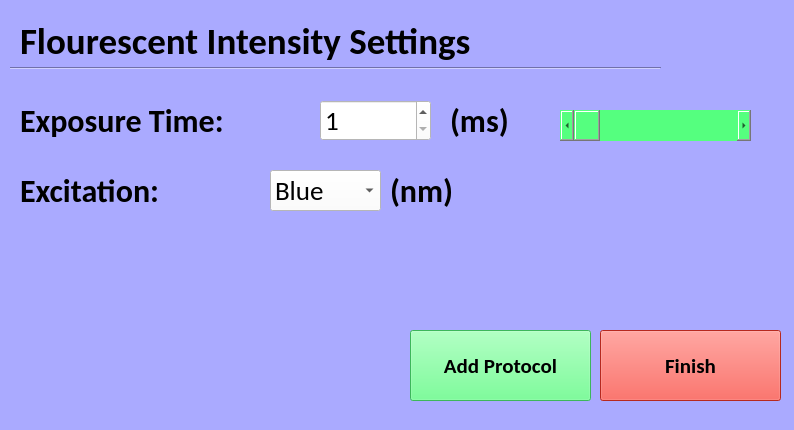
<?xml version="1.0" encoding="UTF-8"?>
<ui version="4.0">
 <class>Form</class>
 <widget class="QWidget" name="Form">
  <property name="geometry">
   <rect>
    <x>0</x>
    <y>0</y>
    <width>794</width>
    <height>430</height>
   </rect>
  </property>
  <property name="windowTitle">
   <string>Form</string>
  </property>
  <property name="styleSheet">
   <string notr="true">background-color: rgb(170, 170, 255);</string>
  </property>
  <widget class="Line" name="line">
   <property name="geometry">
    <rect>
     <x>10</x>
     <y>60</y>
     <width>651</width>
     <height>16</height>
    </rect>
   </property>
   <property name="orientation">
    <enum>Qt::Horizontal</enum>
   </property>
  </widget>
  <widget class="QLabel" name="label">
   <property name="geometry">
    <rect>
     <x>20</x>
     <y>20</y>
     <width>751</width>
     <height>41</height>
    </rect>
   </property>
   <property name="font">
    <font>
     <family>Calibri</family>
     <pointsize>28</pointsize>
     <weight>75</weight>
     <bold>true</bold>
    </font>
   </property>
   <property name="text">
    <string>Flourescent Intensity Settings </string>
   </property>
  </widget>
  <widget class="QSpinBox" name="exposureTimeSpinBox">
   <property name="geometry">
    <rect>
     <x>320</x>
     <y>100</y>
     <width>111</width>
     <height>41</height>
    </rect>
   </property>
   <property name="font">
    <font>
     <family>Calibri</family>
     <pointsize>20</pointsize>
    </font>
   </property>
   <property name="styleSheet">
    <string notr="true">background-color: rgb(255, 255, 255);</string>
   </property>
   <property name="minimum">
    <number>1</number>
   </property>
   <property name="maximum">
    <number>6500</number>
   </property>
  </widget>
  <widget class="QLabel" name="label_2">
   <property name="geometry">
    <rect>
     <x>20</x>
     <y>100</y>
     <width>391</width>
     <height>41</height>
    </rect>
   </property>
   <property name="font">
    <font>
     <family>Calibri</family>
     <pointsize>24</pointsize>
     <weight>75</weight>
     <bold>true</bold>
    </font>
   </property>
   <property name="text">
    <string>Exposure Time:</string>
   </property>
  </widget>
  <widget class="QLabel" name="label_3">
   <property name="geometry">
    <rect>
     <x>450</x>
     <y>100</y>
     <width>71</width>
     <height>41</height>
    </rect>
   </property>
   <property name="font">
    <font>
     <family>Calibri</family>
     <pointsize>24</pointsize>
     <weight>75</weight>
     <bold>true</bold>
    </font>
   </property>
   <property name="text">
    <string>(ms)</string>
   </property>
  </widget>
  <widget class="QLabel" name="label_4">
   <property name="geometry">
    <rect>
     <x>20</x>
     <y>170</y>
     <width>571</width>
     <height>41</height>
    </rect>
   </property>
   <property name="font">
    <font>
     <family>Calibri</family>
     <pointsize>24</pointsize>
     <weight>75</weight>
     <bold>true</bold>
    </font>
   </property>
   <property name="text">
    <string>Excitation:</string>
   </property>
  </widget>
  <widget class="QLabel" name="label_5">
   <property name="geometry">
    <rect>
     <x>390</x>
     <y>170</y>
     <width>131</width>
     <height>41</height>
    </rect>
   </property>
   <property name="font">
    <font>
     <family>Calibri</family>
     <pointsize>24</pointsize>
     <weight>75</weight>
     <bold>true</bold>
    </font>
   </property>
   <property name="text">
    <string>(nm)</string>
   </property>
  </widget>
  <widget class="QPushButton" name="finishButton">
   <property name="geometry">
    <rect>
     <x>600</x>
     <y>330</y>
     <width>181</width>
     <height>71</height>
    </rect>
   </property>
   <property name="font">
    <font>
     <family>Calibri</family>
     <pointsize>16</pointsize>
     <weight>75</weight>
     <bold>true</bold>
    </font>
   </property>
   <property name="styleSheet">
    <string notr="true">background-color: rgb(255, 57, 43);</string>
   </property>
   <property name="text">
    <string>Finish</string>
   </property>
  </widget>
  <widget class="QPushButton" name="addProtocolButton">
   <property name="geometry">
    <rect>
     <x>410</x>
     <y>330</y>
     <width>181</width>
     <height>71</height>
    </rect>
   </property>
   <property name="font">
    <font>
     <family>Calibri</family>
     <pointsize>16</pointsize>
     <weight>75</weight>
     <bold>true</bold>
    </font>
   </property>
   <property name="styleSheet">
    <string notr="true">background-color: rgb(85, 255, 127);</string>
   </property>
   <property name="text">
    <string>Add Protocol</string>
   </property>
  </widget>
  <widget class="QComboBox" name="excitationWavelengthComboBox">
   <property name="geometry">
    <rect>
     <x>270</x>
     <y>170</y>
     <width>111</width>
     <height>41</height>
    </rect>
   </property>
   <property name="font">
    <font>
     <family>Calibri</family>
     <pointsize>20</pointsize>
    </font>
   </property>
   <property name="styleSheet">
    <string notr="true">background-color: rgb(255, 255, 255);
selection-color: rgb(0, 0, 0);
selection-background-color: rgb(170, 255, 255);</string>
   </property>
   <item>
    <property name="text">
     <string>Blue</string>
    </property>
   </item>
   <item>
    <property name="text">
     <string>Green</string>
    </property>
   </item>
   <item>
    <property name="text">
     <string>Yellow</string>
    </property>
   </item>
  </widget>
  <widget class="QScrollBar" name="exposureTimeScrollBar">
   <property name="geometry">
    <rect>
     <x>560</x>
     <y>110</y>
     <width>191</width>
     <height>31</height>
    </rect>
   </property>
   <property name="styleSheet">
    <string notr="true">background-color: rgb(85, 255, 127);</string>
   </property>
   <property name="minimum">
    <number>1</number>
   </property>
   <property name="maximum">
    <number>6500</number>
   </property>
   <property name="orientation">
    <enum>Qt::Horizontal</enum>
   </property>
  </widget>
  <zorder>line</zorder>
  <zorder>label</zorder>
  <zorder>label_2</zorder>
  <zorder>label_3</zorder>
  <zorder>label_4</zorder>
  <zorder>label_5</zorder>
  <zorder>finishButton</zorder>
  <zorder>addProtocolButton</zorder>
  <zorder>exposureTimeSpinBox</zorder>
  <zorder>excitationWavelengthComboBox</zorder>
  <zorder>exposureTimeScrollBar</zorder>
 </widget>
 <resources/>
 <connections/>
</ui>
